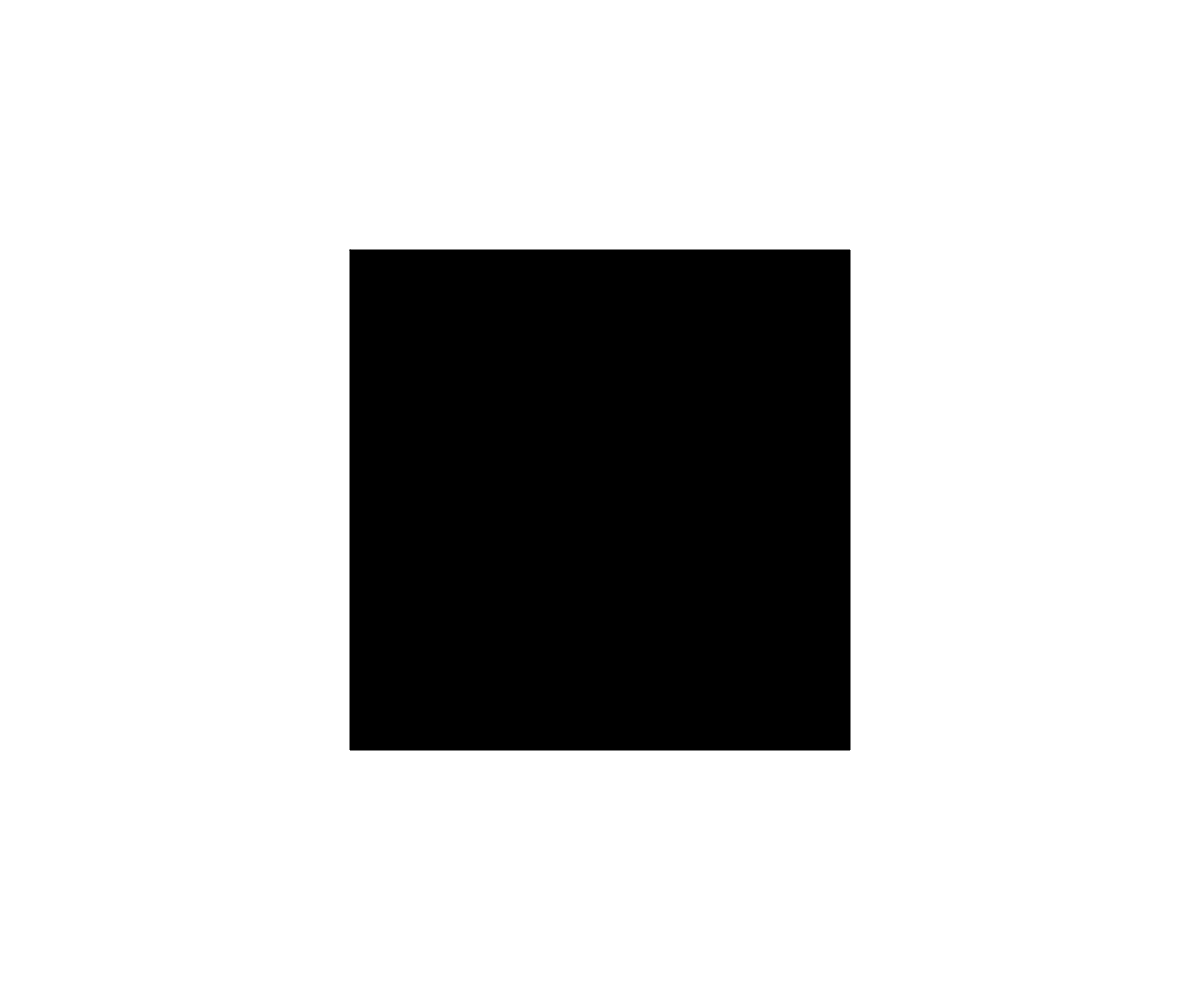
Frame 1 (no input)
Frame 60 (no input): identical to frame 1, image omitted
Frame 120 (the mouse pressed at the canvas centre since frame 60): identical to frame 1, image omitted

The p5.js sketch that drew this single still picture (run headless with seeded random() and noise() and a simulated clock; from frame 60 on, the mouse is pressed at the canvas centre):

// p5.js sketch
// ── sketch.js



window.setup = function () {

    createCanvas(windowWidth, windowHeight);

    // angleMode(DEGREES)
}

window.windowResized = function () {
    resizeCanvas(windowWidth, windowHeight);
}



window.draw = function () {
  background(255);
  const sceneSize = min(width, height);
  const centerX = width / 2;
  const centerY = height / 2;
  const objSize = sceneSize / 2;
  
  fill(0);
  const cornerRadii = [0, 0, 0, 0]; // Example corner radii for each corner

  window.drawRoundedSquare(centerX - objSize / 2, centerY - objSize / 2, objSize, cornerRadii);
}

window.drawRoundedSquare = function (x, y, sideLength, cornerRadii) {
  let halfRadius = cornerRadii.map(r => r / 2);
  beginShape();

  // Top-left corner
  vertex(x + halfRadius[0] - cornerRadii[0] / 2, y + cornerRadii[0] / 2);
  arc(x + halfRadius[0], y + halfRadius[0], cornerRadii[0], cornerRadii[0], 360, PI + HALF_PI);
  vertex(x + halfRadius[0], y);

  // Top-right corner
  vertex(x + sideLength - halfRadius[1], y);
  arc(x + sideLength - halfRadius[1], y + halfRadius[1], cornerRadii[1], cornerRadii[1], -HALF_PI, 0);
  vertex(x + sideLength, y + cornerRadii[1] / 2);

  // Bottom-right corner
  vertex(x + sideLength, y + sideLength - halfRadius[2]);
  arc(x + sideLength - halfRadius[2], y + sideLength - halfRadius[2], cornerRadii[2], cornerRadii[2], 0, HALF_PI);
  vertex(x + sideLength - halfRadius[2], y + sideLength);

  // Bottom-left corner
  vertex(x + halfRadius[3], y + sideLength);
  arc(x + halfRadius[3], y + sideLength - halfRadius[3], cornerRadii[3], cornerRadii[3], HALF_PI, PI);
  vertex(x, y + sideLength - halfRadius[3]);

  // Close the shape
  endShape(CLOSE);
}
